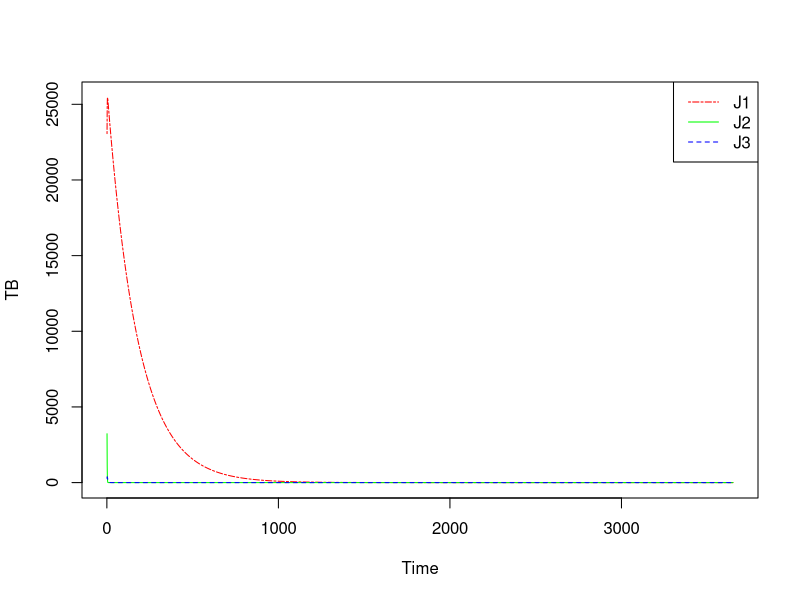

This figure's R source:
## ---- chunk 1
library(deSolve)
## ---- chunk 2
HIVTB = function(time, state, parameters) {
  with(as.list(c(state, parameters)), {
    dS = caplambda - (beta*c*S*(I+J3)/N) - lambda*sigma*S*(Jas/R) - mu*S
    dL = beta*c * (S + Tb)*(I+J3)/N - lambda*sigma*L*(Jas/R) - ( mu+k+r1)*L
    dI = k*L - (mu+d+r2)*I
    dTb = r1*L + r2*I - beta*c*Tb*(I+J3)/N - lambda*sigma*Tb*(Jas/R) - mu*Tb
    dJ1 = lambda*sigma*(S+Tb)*(Jas/R) - beta*c*J1*(I+J3)/N - (alpha1 + mu)*J1 + ras*J2
    dJ2 = lambda*sigma*L*(Jas/R) - beta*c*J1*(I+J3)/N - (alpha1 + mu+kas+ras)*J2
    dJ3 = kas*J2 - (alpha3 + mu + das)*J3
    dA = alpha1*J1 + alpha2*J2 + alpha3*J3 - (mu+f)*A
    list(c(dS, dL, dI, dTb, dJ1, dJ2, dJ3, dA))
  })
}
## ---- chunk 3
TN = 8336817
N = .825 * TN
L = 0.16 * N
I = 6.9/100000 * N
Tb = 0.82 * I
J1 = .23*(1458/100000) *N
J2 = .14*J1
J3 = 0.6 * I
A = 0.166 * J1
R = N - I - J3 - A
gamma = .95
R0 = 1.7

state = c(
S = N - L - J1 - J2 - J3 ,
L = L,
I = I,
Tb = Tb,
J1 = J1,
J2 = J2,
J3 = J3,
A = A
)

times=1:(365*10)

params = c(
N = N,
R = R,
Jas = J1 + J2 + J3,
caplambda = (.175*TN)/15,
beta = R0 * gamma,
lambda = 4.025/100000,
c = (10 * I) / R, # what do we multiply this with!!!!??
sigma = 0.009/100000 ,
mu = 555.1/100000 ,
k = 0.08,
kas = 0.1,
d = 0.9,
das = 4.7/1000 ,
f = 21.35/100000 ,
r1 = 0.78 ,
r2 = 0.82 ,
ras = 1,
alpha1 = 10/100000 ,
alpha2 = 0.25 ,
alpha3 = 0.25
)
## ---- chunk 4
sim=ode(y=state,times=times,func=HIVTB,parms=params)
## ---- chunk 5
matplot(sim[,6:8], type = 'l', lty = 6:8, col = c('red', 'green', 'blue'), xlab = 'Time', ylab = 'TB')
legend('topright', c('J1', 'J2', 'J3'), lty = 6:8, col = c('red', 'green', 'blue'))
